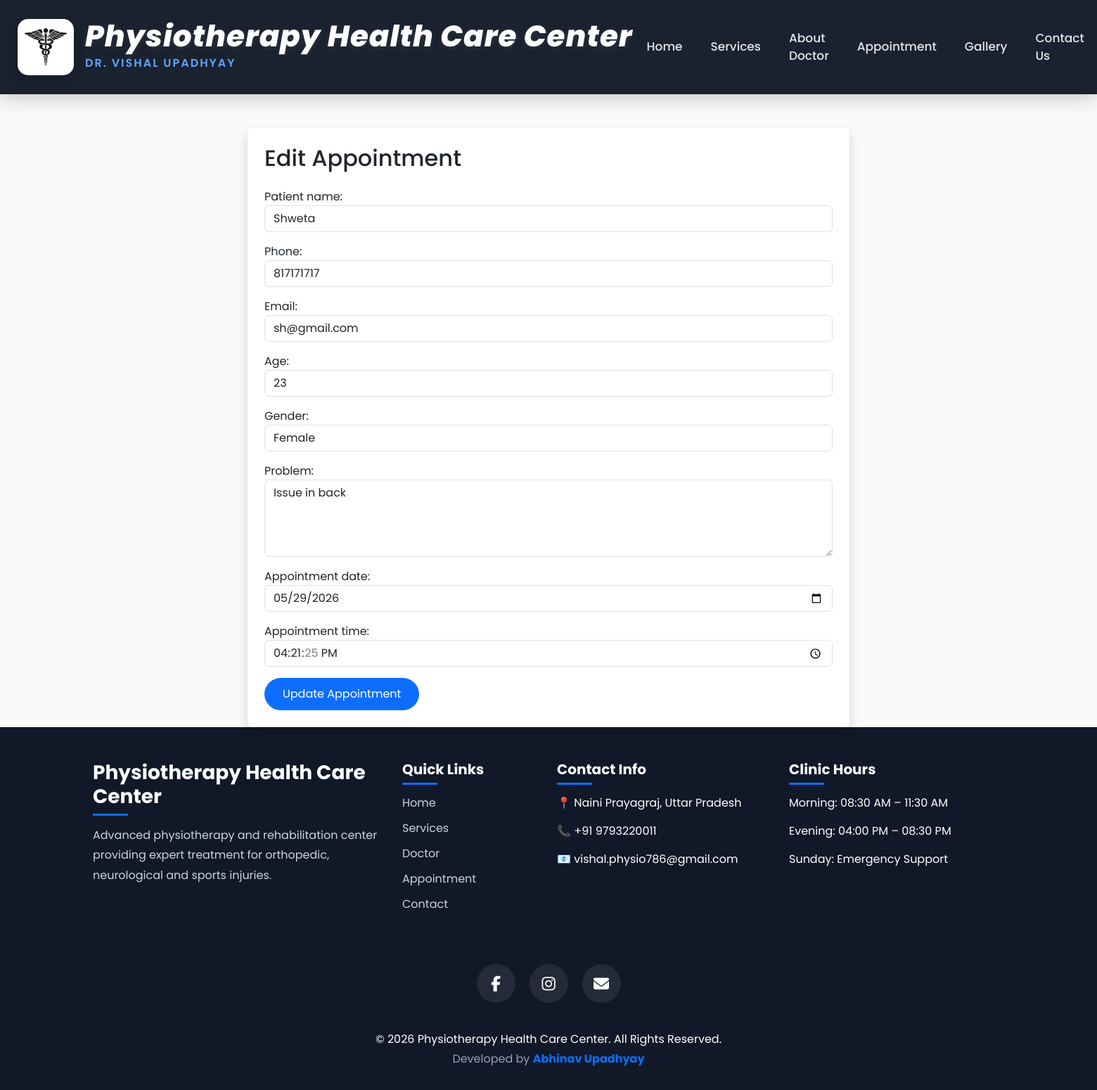
Screenshot of /appointments/edit/3/ with the database file from the repository.
### appointments/models.py (models this page shows, shortened)
class Appointment(models.Model):
    patient_name = models.CharField(max_length=100)
    phone = models.CharField(max_length=15)
    email = models.EmailField()
    age = models.IntegerField()
    gender = models.CharField(max_length=10)
    problem = models.TextField()
    appointment_date = models.DateField()
    appointment_time = models.TimeField()
    status = models.CharField(
    max_length=20,
    default='Pending'
                   )
    created_at = models.DateTimeField(auto_now_add=True)
    reason = models.TextField(
    blank=True,
    null=True
)

### appointments/views.py (the view)
def edit_appointment(request, id):
    appointment = Appointment.objects.get(id=id)
    if request.method == 'POST':
        form = AppointmentForm(
            request.POST,
            instance=appointment
        )
        if form.is_valid():
            updated_appointment = form.save(
                commit=False
            )
            updated_appointment.status = 'Updated'
            updated_appointment.save()
            send_mail(
                'Appointment Updated',
                f'''
Hello {updated_appointment.patient_name},

Your appointment has been UPDATED by doctor.

Updated Appointment Details:

Date:
{updated_appointment.appointment_date}

Time:
{updated_appointment.appointment_time}

Please check updated schedule carefully.

Regards,
Physiotherapy Health Care Center
Dr. Vishal Upadhyay
''',
                None,
                [updated_appointment.email],
                fail_silently=False,
            )
            return redirect('/appointments/dashboard/')
    else:
        form = AppointmentForm(
            instance=appointment
        )
    return render(
        request,
        'edit_appointment.html',
        {
            'form': form
        }
    )

### templates/edit_appointment.html (shortened to what this page needs)
{% extends 'base.html' %}
{% block content %}
<div class="container mt-5">
    <div class="row justify-content-center">
        <div class="col-md-8">
            <div class="card shadow border-0 p-4">
                <h2 class="mb-4">
                    Edit Appointment
                </h2>
                <form method="POST">
                    {{ form.as_p }}
                    <button class="btn btn-primary">
                        Update Appointment
                    </button>
                </form>
            </div>
        </div>
    </div>
</div>
{% endblock %}

### static/css/style.css (style rules this page uses)
body { font-family: 'Poppins', sans-serif; background: #f8f9fa; }
.btn { border-radius: 30px; }
.btn { border-radius: 40px; padding: 10px 25px; }

### rows the page displays
Appointment: patient_name "Shweta", phone "817171717", email "sh@gmail.com", age "23", gender "Female", problem "Issue in back", appointment_date "05/29/2026", appointment_time "16:21:25"
